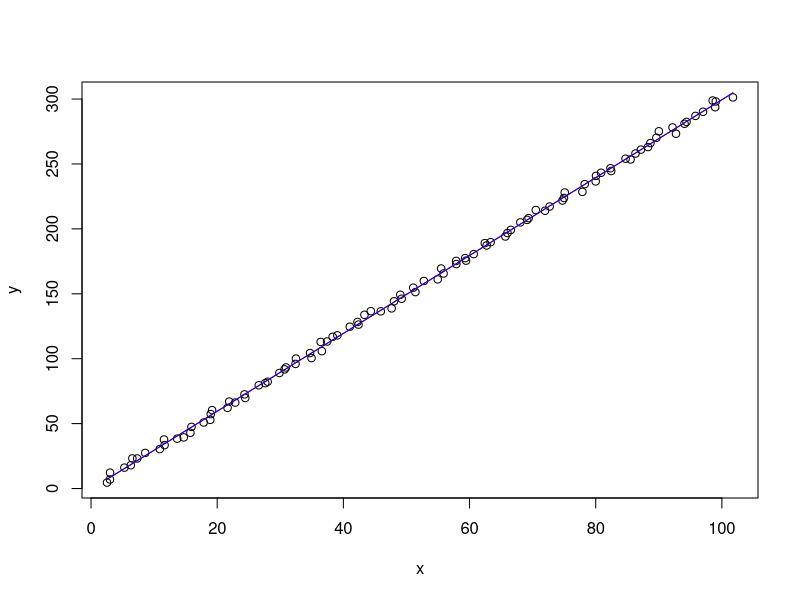
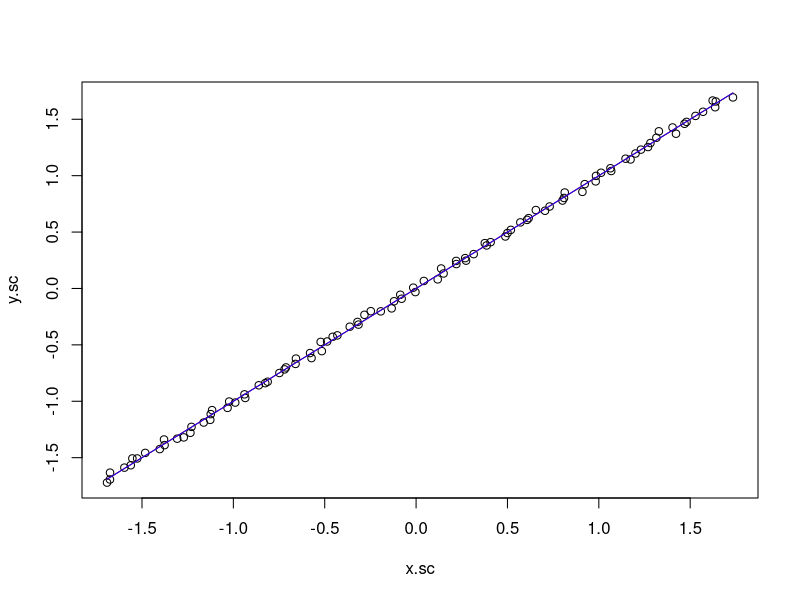
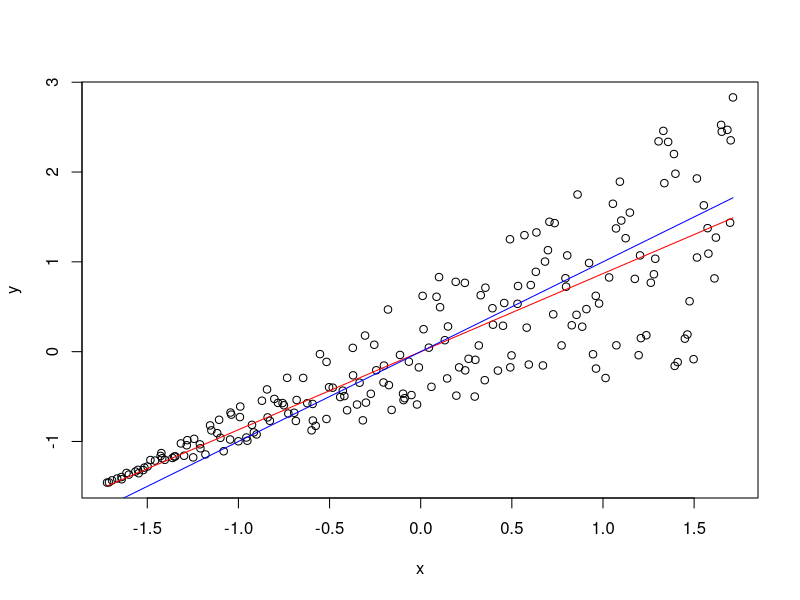
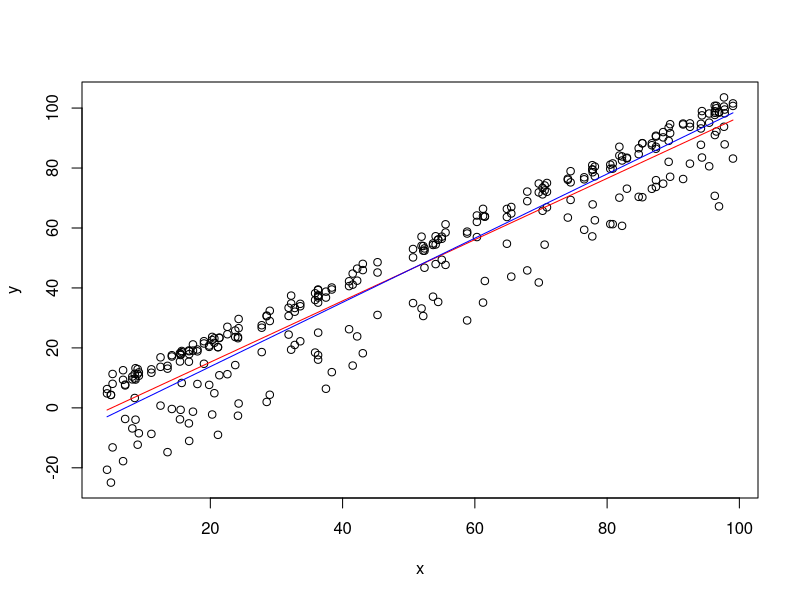
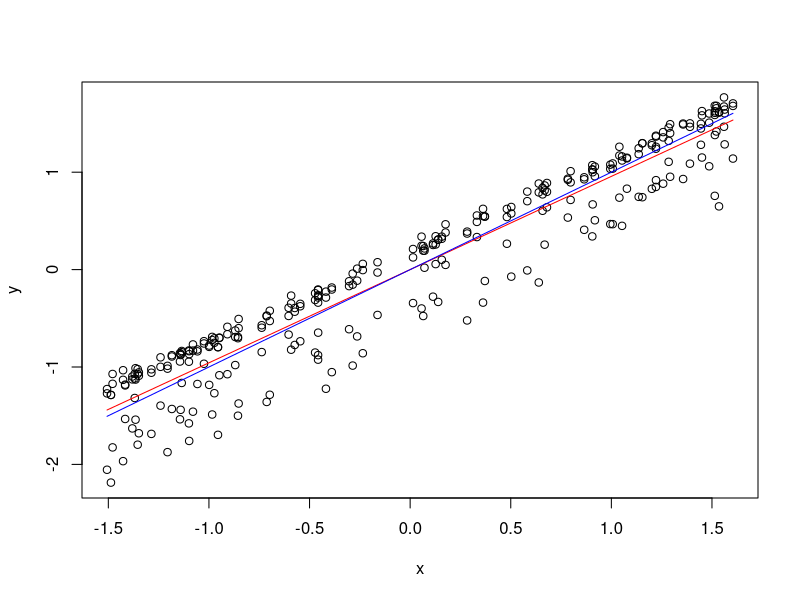
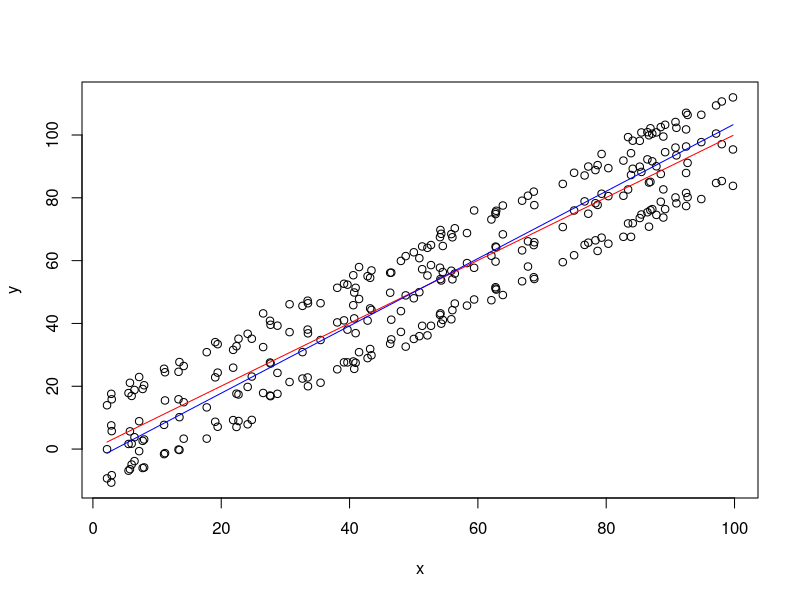
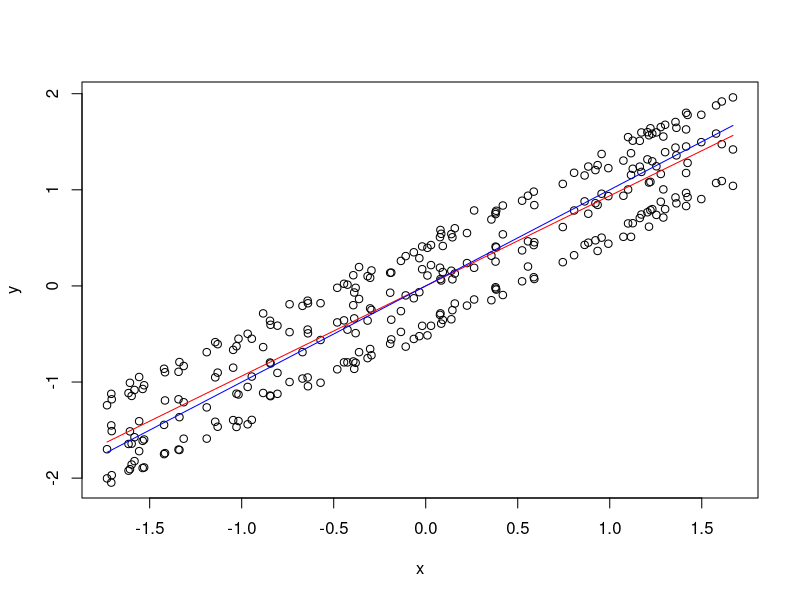

Source code (R) for these figures, in order: (Note: this script raises an error after producing the figures.)

### Regression Variants
###
### Leonard Mada
###
### draft v 0.1c


# - various variations of the classic regression;
# - minimise the square of the actual distance to the regression line;
# - added effects of scaling:
#  -- different scales on the 2 axes can degrade the performance;


############################

# dir.create(tempdir())

### helper functions

solve.reg = function(x, y) {
	x.m = mean(x)
	y.m = mean(y)
	dx = x - x.m
	dy = y - y.m

	a = sum(x * dy) / sum(x * dx)
	b = y.m - a * x.m

	c(a, b)
}
solve.dist = function(x, y) {
	x.m = mean(x)
	y.m = mean(y)
	dx = x - x.m
	dy = y - y.m

	b2 = sum(x.m*y.m - x*y)
	b1 = sum(y^2 - y.m^2 - x^2 + x.m^2) / b2

	a = -b1/2 + sqrt(b1^2/4 + 1)
	# TODO: - sqrt() when liniar coeff < 0;
	b = mean(y) - a * mean(x)
	return(c(a, b))
}
dist.line = function(x, y, a, b) {
	sum((y - a*x - b)^2) / (a^2 + 1)
}
dist.line2 = function(x, y, a, b) {
	# Test: calculations of dist.line()
	c = y + x/a
	y.l = (b + a^2 * c) / (a^2 + 1)
	x.l = (y.l - b) / a
	sum((x - x.l)^2 + (y - y.l)^2)
}
### Random Generator
rliniar.gen = function(n, b1=3, b1.var=10, method=1, clip.neg=TRUE) {
	x = 1:n
	if(method == 1) {
		# Method 1:
		x.var = b1.var/x # b1.var = 10
	} else if(method == 2) {
		# Method 2:
		x.var = b1.var * sqrt(x) # b1.var = 0.4
	} else {
		# Method 3:
		x.var = b1.var * log(x+0.5) # b1.var = ...
	}
	#
	x.var = ifelse(x.var < 0, -x.var, x.var)
	y = x * (b1 + runif(n, -x.var, x.var))
	#
	y = y + runif(n, 0, 5)
	x = x + runif(n, 0, 2)
	#
	if(clip.neg) {
		y[y < 0] = 0
	}
	return(data.frame(x=x, y=y))
}
### Test the regressions
plot.test = function(n, b1.var=100, method=1, clip=TRUE, scale=TRUE) {
	x.df = rliniar.gen(n, b1.var=b1.var, method=method, clip.neg=clip)
	### Scale
	if(scale) {
		x = scale(x.df[,1])
		y = scale(x.df[,2])
	} else {
		x = x.df[,1]
		y = x.df[,2]
	}
	# Start plot
	plot(x, y)

	### Ordinary liniar regression
	r = solve.reg(x, y)
	print(r)
	print(dist.line(x, y, r[1], r[2]))
	curve(r[1] * x + r[2], add=T, col="red")

	### Liniar Distance to line
	r = solve.dist(x, y)
	print(r)
	print(dist.line(x, y, r[1], r[2]))
	curve(r[1] * x + r[2], add=T, col="blue")
	#
	invisible(x.df)
}
plot.all.reg = function(x, y, scale=FALSE, col=c("red", "blue")) {
	if(scale) {
		### Scale
		x = scale(x)
		y = scale(y)
	}
	plot(x, y)
	### Ordinary liniar regression
	r = solve.reg(x, y)
	print(r)
	d = dist.line(x, y, r[1], r[2])
	print(d)

	curve(r[1] * x + r[2], add=T, col=col[1])

	### Liniar Distance to line
	# - fails with non-constant variance / different metrics on x/y;
	# - may be useful with polynomial regression;
	r = solve.dist(x, y)
	print(r)
	d = dist.line(x, y, r[1], r[2])
	print(d)

	curve(r[1] * x + r[2], add=T, col=col[2])
}

##################
##################

b1.var = 0.4 # 100
x.df = rliniar.gen(100, b1.var=b1.var, method=1)
x = x.df$x
y = x.df$y


plot(x, y)


###########

### Ordinary liniar regression
r = solve.reg(x, y)
a = r[1]
b = r[2]
r
dist.line(x, y, a, b)

curve(a * x + b, add=T, col="red")

### Liniar Distance to line
# - fails with non-constant variance;
# - may be useful with polynomial regression;
r = solve.dist(x, y)
a = r[1]
b = r[2]
r
dist.line(x, y, a, b)

curve(a * x + b, add=T, col="blue")


##############

### Effects of Scaling

### Scale
x.sc = scale(x)
y.sc = scale(y)


plot(x.sc, y.sc)

### Ordinary liniar regression
r = solve.reg(x.sc, y.sc)

a = r[1]
b = r[2]
r
dist.line(x.sc, y.sc, a, b)

curve(a * x + b, add=T, col="red")

### Liniar Distance to line
r = solve.dist(x.sc, y.sc)

a = r[1]
b = r[2]
r
dist.line(x.sc, y.sc, a, b)

curve(a * x + b, add=T, col="blue")


#######

plot.test(200, -0.3, method=3)

##############
### Comparison
summary(lm(y ~ x))



####################

###
n = 100
x = 1:n
x = sample(x, n, replace=TRUE)
y = c(x + runif(n, 0, 2), x + runif(n, 0, 5), x - runif(n, 5, 30))
x = c(x,x,x)
x = x + runif(n, -2, 2)

plot.all.reg(x, y)

plot.all.reg(x, y, scale=T)


###
n = 100
x = 1:n
x = sample(x, n, replace=TRUE)
x.b = (1 + runif(n, -1/x, 1/x)) * x
y = c(x.b + runif(n, 10, 15), x.b + runif(n, -5, 5), x.b - runif(n, 10, 15))
x = c(x,x,x)
x = x + runif(n, -2, 2)

plot.all.reg(x, y)

plot.all.reg(x, y, scale=T)


####################
####################

### Derivation
### Test
a * sum((y - a*x - b)^2) + (a^2 + 1)*sum(x * (y - a*x - b))
sum(a*(dy - a*dx)^2 + (a^2 + 1) * x * (dy - a*dx))
sum(a*dy^2 + a^3*dx^2 - 2*a^2*x*y + 2*a^2*x.m*y.m - a*(a^2 + 1)*x*dx + (a^2 + 1) *x*dy)
sum(a*dy^2 - (a^2-1)*x*y + 2*a^2*x.m*y.m - a*(x^2 - x.m^2) - (a^2 + 1)*x.m*y.m)
sum(a*dy^2 - (a^2-1)*x*y + (a^2-1)*x.m*y.m - a*(x^2 - x.m^2))
sum(a*y^2 - a*y.m^2 - (a^2-1)*x*y + (a^2-1)*x.m*y.m - a*(x^2 - x.m^2))
sum(a^2*(x.m*y.m - x*y) + a*(y^2 - y.m^2 - x^2 + x.m^2) - (x.m*y.m - x*y))

### TODO:
# - variant for polynomial regression;

